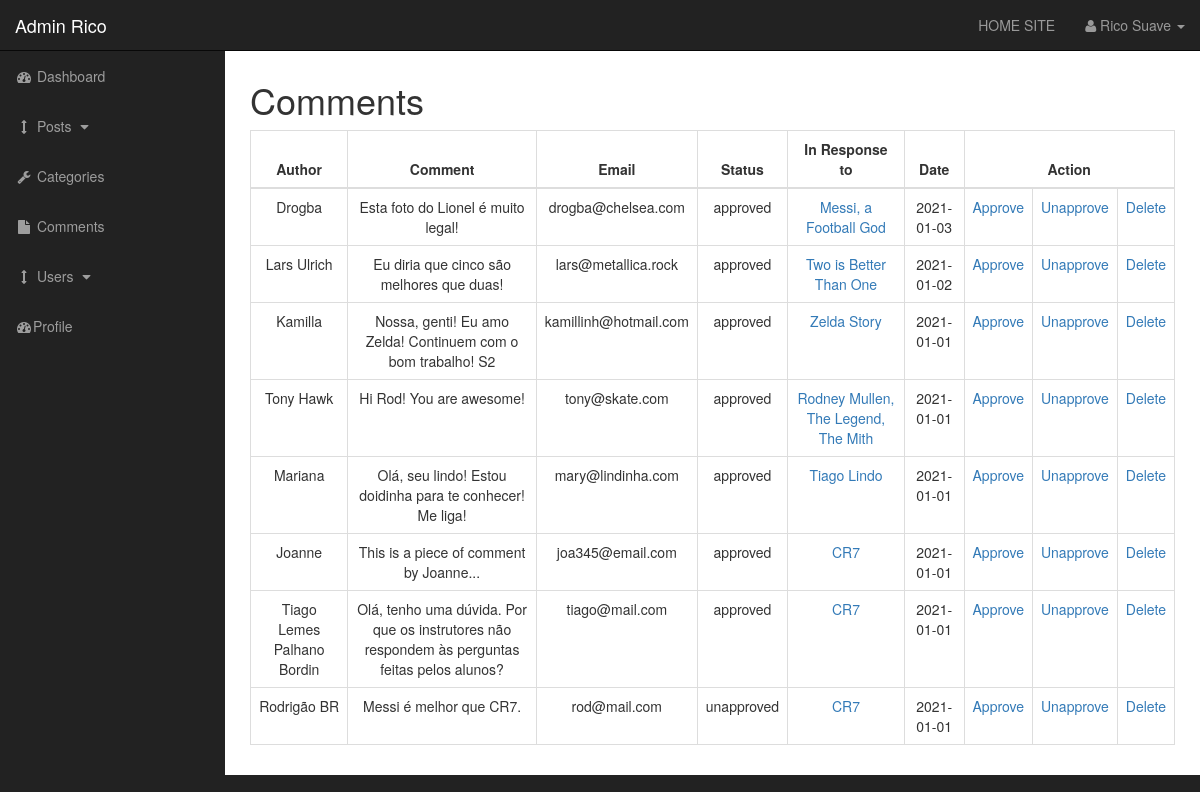
/cms/admin/comments.php (signed in), run on the app's committed database.
### tables this page shows
CREATE TABLE `comments` (
  `comment_id` int(3) NOT NULL,
  `comment_post_id` int(3) NOT NULL,
  `comment_author` varchar(255) NOT NULL,
  `comment_email` varchar(255) NOT NULL,
  `comment_content` text NOT NULL,
  `comment_status` varchar(255) NOT NULL,
  `comment_date` date NOT NULL
);

CREATE TABLE `posts` (
  `post_id` int(3) NOT NULL,
  `post_category_id` int(3) NOT NULL,
  `post_title` varchar(255) NOT NULL,
  `post_author` varchar(255) NOT NULL,
  `post_date` date NOT NULL,
  `post_image` text NOT NULL,
  `post_content` text NOT NULL,
  `post_tags` varchar(255) NOT NULL,
  `post_comment_count` int(11) NOT NULL DEFAULT '0',
  `post_status` varchar(255) NOT NULL DEFAULT 'draft'
);

### cms/admin/includes/view_all_comments.php (the view, shortened to what this page needs)
<table class="table table-bordered table-hover text-center" >
  <thead>
    <tr>
      <th style="text-align: center !important;">Author</th>
      <th style="text-align: center !important;">Comment</th>
      <th style="text-align: center !important;">Email</th>
      <th style="text-align: center !important;">Status</th>
      <th style="text-align: center !important;">In Response to</th>
      <th style="text-align: center !important;">Date</th>
      <th style="text-align: center !important;" colspan="3">Action</th>
    </tr>
  </thead>
  <tbody>
    <?php
      $query = "SELECT * FROM comments ORDER BY comment_id DESC;";
      $select_comments = mysqli_query($connection, $query);
      while ($row = mysqli_fetch_assoc($select_comments)) {
      	$comment_post_id = $row['comment_post_id'];
      	$comment_id = $row['comment_id'];
        ?>
        <tr>
          <td><?= utf8_encode($row['comment_author']) ?></td>
          <td><?= utf8_encode($row['comment_content']) ?></td>
          <td><?= $row['comment_email'] ?></td>
          <td><?= $row['comment_status'] ?></td>
          <?php
          	$query_2 = "SELECT * FROM posts WHERE post_id = $comment_post_id;";
          	$select_post_title = mysqli_query($connection, $query_2);
          	while ($row_2 = mysqli_fetch_assoc($select_post_title)) {
          		$post_title = $row_2['post_title'];
          		$post_id = $row_2['post_id'];
          	}
          ?>
          <td><a href="../post.php?p_id=<?= $post_id; ?>"><?= $post_title; ?></a></td>
          <td><?= utf8_encode($row['comment_date']) ?></td>
          <td><a href="comments.php?approve=<?= $comment_id ?>">Approve</a></td>
          <td><a href="comments.php?unapprove=<?= $comment_id ?>">Unapprove</a></td>
          <td><a href="comments.php?delete=<?= $comment_id ?>">Delete</a></td>
        </tr>
        <?php
      }
		?>
  </tbody>
</table>

### cms/admin/css/sb-admin.css (style rules this page uses)
body { margin-top: 100px; background-color: #222; }
@media (min-width:768px) { body { margin-top: 50px; } }

### data on the page
comments: comment_author "Drogba", comment_content "Esta foto do Lionel é muito legal!", comment_email "drogba@chelsea.com", comment_status "approved", posts.post_title "Messi, a Football God", comment_date "2021-01-03"
comments: comment_author "Lars Ulrich", comment_content "Eu diria que cinco são melhores que duas!", comment_email "lars@metallica.rock", comment_status "approved", posts.post_title "Two is Better Than One", comment_date "2021-01-02"
comments: comment_author "Kamilla", comment_content "Nossa, genti! Eu amo Zelda! Continuem com o bom trabalho! S2", comment_email "kamillinh@hotmail.com", comment_status "approved", posts.post_title "Zelda Story", comment_date "2021-01-01"
comments: comment_author "Tony Hawk", comment_content "Hi Rod! You are awesome!", comment_email "tony@skate.com", comment_status "approved", posts.post_title "Rodney Mullen, The Legend, The Mith", comment_date "2021-01-01"
comments: comment_author "Mariana", comment_content "Olá, seu lindo! Estou doidinha para te conhecer! Me liga!", comment_email "mary@lindinha.com", comment_status "approved", posts.post_title "Tiago Lindo", comment_date "2021-01-01"
comments: comment_author "Joanne", comment_content "This is a piece of comment by Joanne...", comment_email "joa345@email.com", comment_status "approved", posts.post_title "CR7", comment_date "2021-01-01"
comments: comment_author "Tiago Lemes Palhano Bordin", comment_content "Olá, tenho uma dúvida. Por que os instrutores não respondem às perguntas feitas pelos alunos?", comment_email "tiago@mail.com", comment_status "approved", posts.post_title "CR7", comment_date "2021-01-01"
comments: comment_author "Rodrigão BR", comment_content "Messi é melhor que CR7.", comment_email "rod@mail.com", comment_status "unapproved", posts.post_title "CR7", comment_date "2021-01-01"

### other printed values
$_SESSION['first_name'] "Rico"
$_SESSION['last_name'] "Suave"
